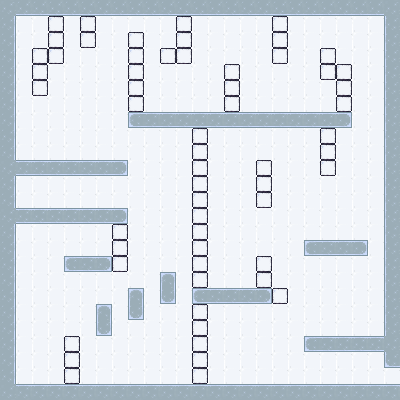

This game map was drawn from its Tiled (.tmx) file and the tilesets committed beside it. A one-line description and the full map source follow:
An orthogonal 25x25 tile map with 16x16 px tiles, 2 tile layers (Tile Layer 2, Tile Layer 1) and 19 objects (5x block, 3x dock, 3x text, 2x door, 2x button, ...).

<map version="1.10" tiledversion="1.10.2" orientation="orthogonal" renderorder="right-down" width="25" height="25" tilewidth="16" tileheight="16" infinite="0" nextlayerid="6" nextobjectid="43">
 <tileset firstgid="1" source="tiles.tsx" />
 <layer id="4" name="Tile Layer 2" width="25" height="25" locked="1">
  <data encoding="csv">
6,6,6,6,6,6,6,6,6,6,6,6,6,6,6,6,6,6,6,6,6,6,6,6,6,
6,6,6,6,6,6,6,6,6,6,6,6,6,6,6,6,6,6,6,6,6,6,6,6,6,
6,6,6,6,6,6,6,6,6,6,6,6,6,6,6,6,6,6,6,6,6,6,6,6,6,
6,6,6,6,6,6,6,6,6,6,6,6,6,6,6,6,6,6,6,6,6,6,6,6,6,
6,6,6,6,6,6,6,6,6,6,6,6,6,6,6,6,6,6,6,6,6,6,6,6,6,
6,6,6,6,6,6,6,6,6,6,6,6,6,6,6,6,6,6,6,6,6,6,6,6,6,
6,6,6,6,6,6,6,6,6,6,6,6,6,6,6,6,6,6,6,6,6,6,6,6,6,
6,6,6,6,6,6,6,6,6,6,6,6,6,6,6,6,6,6,6,6,6,6,6,6,6,
6,6,6,6,6,6,6,6,6,6,6,6,6,6,6,6,6,6,6,6,6,6,6,6,6,
6,6,6,6,6,6,6,6,6,6,6,6,6,6,6,6,6,6,6,6,6,6,6,6,6,
6,6,6,6,6,6,6,6,6,6,6,6,6,6,6,6,6,6,6,6,6,6,6,6,6,
6,6,6,6,6,6,6,6,6,6,6,6,6,6,6,6,6,6,6,6,6,6,6,6,6,
6,6,6,6,6,6,6,6,6,6,6,6,6,6,6,6,6,6,6,6,6,6,6,6,6,
6,6,6,6,6,6,6,6,6,6,6,6,6,6,6,6,6,6,6,6,6,6,6,6,6,
6,6,6,6,6,6,6,6,6,6,6,6,6,6,6,6,6,6,6,6,6,6,6,6,6,
6,6,6,6,6,6,6,6,6,6,6,6,6,6,6,6,6,6,6,6,6,6,6,6,6,
6,6,6,6,6,6,6,6,6,6,6,6,6,6,6,6,6,6,6,6,6,6,6,6,6,
6,6,6,6,6,6,6,6,6,6,6,6,6,6,6,6,6,6,6,6,6,6,6,6,6,
6,6,6,6,6,6,6,6,6,6,6,6,6,6,6,6,6,6,6,6,6,6,6,6,6,
6,6,6,6,6,6,6,6,6,6,6,6,6,6,6,6,6,6,6,6,6,6,6,6,6,
6,6,6,6,6,6,6,6,6,6,6,6,6,6,6,6,6,6,6,6,6,6,6,6,6,
6,6,6,6,6,6,6,6,6,6,6,6,6,6,6,6,6,6,6,6,6,6,6,6,6,
6,6,6,6,6,6,6,6,6,6,6,6,6,6,6,6,6,6,6,6,6,6,6,6,6,
6,6,6,6,6,6,6,6,6,6,6,6,6,6,6,6,6,6,6,6,6,6,6,6,6,
6,6,6,6,6,6,6,6,6,6,6,6,6,6,6,6,6,6,6,6,6,6,6,6,6
</data>
 </layer>
 <layer id="1" name="Tile Layer 1" width="25" height="25">
  <data encoding="csv">
9,15,15,15,15,15,15,15,15,15,15,15,15,15,15,15,15,15,15,15,15,15,15,15,9,
10,0,0,1,0,1,0,0,0,0,0,1,0,0,0,0,0,1,0,0,0,0,0,0,8,
10,0,0,1,0,1,0,0,1,0,0,1,0,0,0,0,0,1,0,0,0,0,0,0,8,
10,0,1,1,0,0,0,0,1,0,1,1,0,0,0,0,0,1,0,0,1,0,0,0,8,
10,0,1,0,0,0,0,0,1,0,0,0,0,0,1,0,0,0,0,0,1,1,0,0,8,
10,0,1,0,0,0,0,0,1,0,0,0,0,0,1,0,0,0,0,0,0,1,0,0,8,
10,0,0,0,0,0,0,0,1,0,0,0,0,0,1,0,0,0,0,0,0,1,0,0,8,
10,0,0,0,0,0,0,0,20,21,21,21,21,21,21,21,21,21,21,21,21,22,0,0,8,
10,0,0,0,0,0,0,0,0,0,0,0,1,0,0,0,0,0,0,0,1,0,0,0,8,
10,0,0,0,0,0,0,0,0,0,0,0,1,0,0,0,0,0,0,0,1,0,0,0,8,
9,21,21,21,21,21,21,22,0,0,0,0,1,0,0,0,1,0,0,0,1,0,0,0,8,
10,0,0,0,0,0,0,0,0,0,0,0,1,0,0,0,1,0,0,0,0,0,0,0,8,
10,0,0,0,0,0,0,0,0,0,0,0,1,0,0,0,1,0,0,0,0,0,0,0,8,
9,21,21,21,21,21,21,22,0,0,0,0,1,0,0,0,0,0,0,0,0,0,0,0,8,
10,0,0,0,0,0,0,1,0,0,0,0,1,0,0,0,0,0,0,0,0,0,0,0,8,
10,0,0,0,0,0,0,1,0,0,0,0,1,0,0,0,0,0,0,20,21,21,22,0,8,
10,0,0,0,20,21,22,1,0,0,0,0,1,0,0,0,1,0,0,0,0,0,0,0,8,
10,0,0,0,0,0,0,0,0,0,5,0,1,0,0,0,1,0,0,0,0,0,0,0,8,
10,0,0,0,0,0,0,0,5,0,17,0,20,21,21,21,22,1,0,0,0,0,0,0,8,
10,0,0,0,0,0,5,0,17,0,0,0,1,0,0,0,0,0,0,0,0,0,0,0,8,
10,0,0,0,0,0,17,0,0,0,0,0,1,0,0,0,0,0,0,0,0,0,0,0,8,
10,0,0,0,1,0,0,0,0,0,0,0,1,0,0,0,0,0,0,20,21,21,21,21,9,
10,0,0,0,1,0,0,0,0,0,0,0,1,0,0,0,0,0,0,0,0,0,0,0,14,
10,0,0,0,1,0,0,0,0,0,0,0,1,0,0,0,0,0,0,0,0,0,0,0,0,
9,3,3,3,3,3,3,3,3,3,3,3,3,3,3,3,3,3,3,3,3,3,3,3,3
</data>
 </layer>
 <objectgroup id="5" name="Object Layer 1">
  <object id="13" name="Door" type="door" gid="24" x="384" y="384" width="16" height="16">
   <properties>
    <property name="onTrigger" value="open" />
    <property name="openDirection" type="int" value="2" />
   </properties>
  </object>
  <object id="16" name="Player Spawn" type="player_spawn" x="23.6728" y="204.917">
   <point />
  </object>
  <object id="18" name="Gravity" type="gravity" x="0" y="1">
   <point />
  </object>
  <object id="19" x="-212" y="-81">
   <point />
  </object>
  <object id="20" name="Exit Point" type="exit_point" x="397.375" y="377.063">
   <point />
  </object>
  <object id="25" name="Block" type="block" gid="7" x="111.833" y="254.833" width="12" height="12" rotation="-90">
   <properties>
    <property name="ruleType" value="Directional" />
    <property name="value" type="int" value="3" />
   </properties>
  </object>
  <object id="27" name="Block" type="block" gid="7" x="255.667" y="274.5" width="12" height="12" rotation="-180">
   <properties>
    <property name="ruleType" value="Directional" />
    <property name="value" type="int" value="0" />
   </properties>
  </object>
  <object id="29" name="Button" type="button" gid="12" x="16" y="147.333" width="16" height="16" rotation="90">
   <properties>
    <property name="onImage" type="int" value="17" />
    <property name="trigger" type="object" value="31" />
   </properties>
  </object>
  <object id="30" name="Button" type="button" gid="12" x="241.333" y="384" width="16" height="16">
   <properties>
    <property name="onImage" type="int" value="17" />
    <property name="trigger" type="object" value="13" />
   </properties>
  </object>
  <object id="31" name="Door" type="door" gid="24" x="144" y="48" width="16" height="16" rotation="90">
   <properties>
    <property name="onTrigger" value="open" />
    <property name="openDirection" type="int" value="1" />
   </properties>
  </object>
  <object id="32" name="Block" type="block" gid="7" x="80.5" y="194.5" width="12" height="12" rotation="90">
   <properties>
    <property name="ruleType" value="Directional" />
    <property name="value" type="int" value="1" />
   </properties>
  </object>
  <object id="33" name="Block" type="block" gid="7" x="255" y="98.5" width="12" height="12" rotation="-180">
   <properties>
    <property name="ruleType" value="Directional" />
    <property name="value" type="int" value="0" />
   </properties>
  </object>
  <object id="36" name="Dock" type="dock" gid="13" x="95.9917" y="223.982" width="16" height="16">
   <properties>
    <property name="defaultValue" value="Down" />
    <property name="ruleType" value="Directional" />
    <property name="text" type="object" value="40" />
    <property name="trigger" type="object" value="18" />
   </properties>
  </object>
  <object id="37" name="Dock" type="dock" gid="13" x="208.045" y="144.045" width="16" height="16" rotation="-90">
   <properties>
    <property name="defaultValue" value="Left" />
    <property name="ruleType" value="Directional" />
    <property name="text" type="object" value="41" />
    <property name="trigger" type="object" value="18" />
   </properties>
  </object>
  <object id="38" name="Dock" type="dock" gid="13" x="319.978" y="160.065" width="16" height="16" rotation="90">
   <properties>
    <property name="defaultValue" value="Down" />
    <property name="ruleType" value="Directional" />
    <property name="text" type="object" value="42" />
    <property name="trigger" type="object" value="18" />
   </properties>
  </object>
  <object id="39" name="Block" type="block" gid="28" x="32" y="46.9578" width="14" height="14" />
  <object id="40" name="Text" type="text" x="48" y="192" width="47.5" height="15.5">
   <properties>
    <property name="Content" value="Gravity is" />
   </properties>
  </object>
  <object id="41" name="Text" type="text" x="128" y="128" width="47.5" height="15.5">
   <properties>
    <property name="Content" value="Gravity is" />
   </properties>
  </object>
  <object id="42" name="Text" type="text" x="288" y="160" width="47.5" height="15.5">
   <properties>
    <property name="Content" value="Gravity is" />
   </properties>
  </object>
 </objectgroup>
</map>
